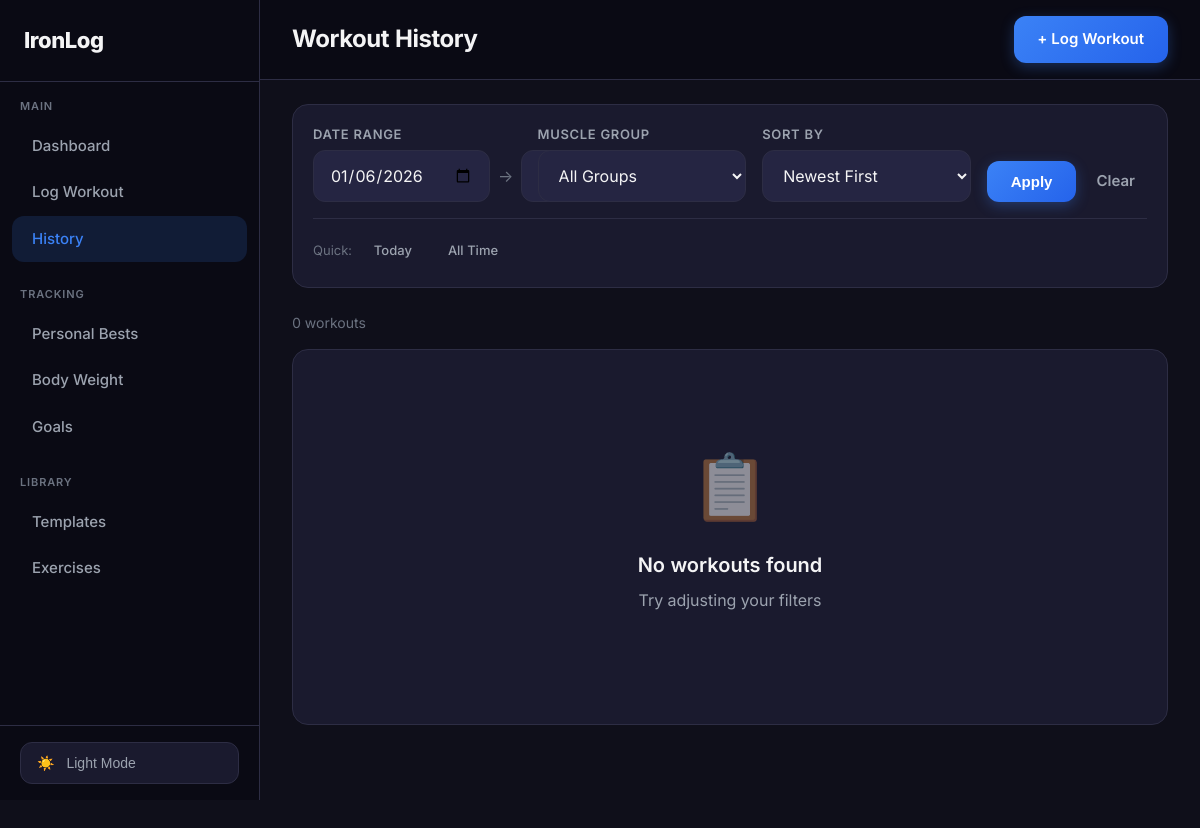
/history/?date_from=2026-01-06, run on an earlier commit of the app's database.
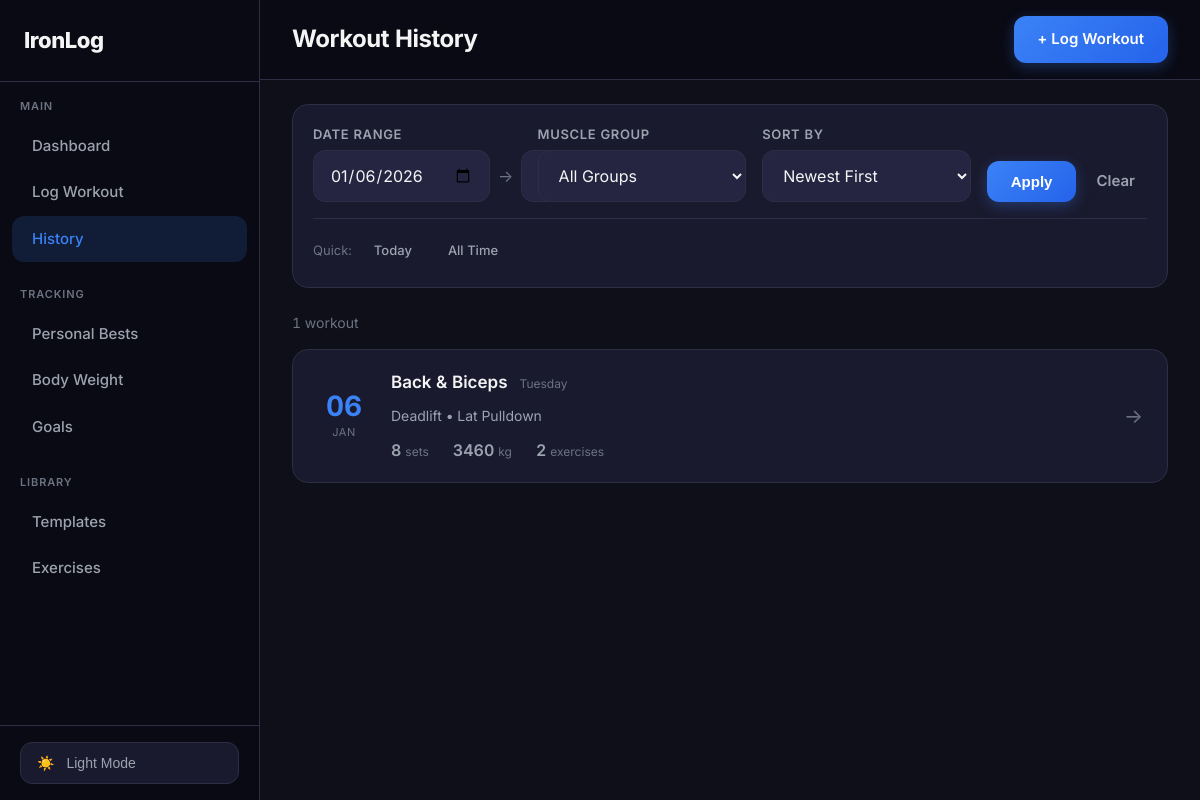
And on a later commit of the database.
### workouts/models.py (models this page shows, shortened)
class Workout(models.Model):
    date = models.DateField(default=timezone.now)
    muscle_groups = models.CharField(max_length=100, default='')
    notes = models.TextField(blank=True, default='')
    duration_minutes = models.PositiveIntegerField(null=True, blank=True)
    created_at = models.DateTimeField(auto_now_add=True)
    class Meta:
        ordering = ['-date', '-created_at']
    def get_muscle_groups_list(self):
        if not self.muscle_groups:
            return []
        return [mg.strip() for mg in self.muscle_groups.split(',') if mg.strip()]
    def get_muscle_groups_display(self):
        groups = self.get_muscle_groups_list()
        display_map = dict(Exercise.MUSCLE_GROUPS)
        return ' & '.join(display_map.get(g, g.title()) for g in groups)
    def get_total_sets(self):
        return self.sets.count()
    def get_total_volume(self):
        return sum(s.weight * s.reps for s in self.sets.all())
    def get_exercises_summary(self):
        exercises = {}
        for s in self.sets.select_related('exercise').all():
            if s.exercise.name not in exercises:
                exercises[s.exercise.name] = {'sets': [], 'exercise': s.exercise}
            exercises[s.exercise.name]['sets'].append(s)
        return exercises

class Exercise(models.Model):
    MUSCLE_GROUPS = [
        ('chest', 'Chest'),
        ('back', 'Back'),
        ('shoulders', 'Shoulders'),
        ('legs', 'Legs'),
        ('biceps', 'Biceps'),
        ('triceps', 'Triceps'),
        ('core', 'Core'),
        ('cardio', 'Cardio'),
        ('glutes', 'Glutes'),
        ('forearms', 'Forearms'),
        ('calves', 'Calves'),
        ('traps', 'Traps'),
    ]
    name = models.CharField(max_length=100)
    muscle_group = models.CharField(max_length=20, choices=MUSCLE_GROUPS)
    equipment = models.CharField(max_length=50, blank=True, default='')  # barbell, dumbbell, machine, etc.
    class Meta:
        ordering = ['muscle_group', 'name']
        unique_together = ['name', 'muscle_group']

class Set(models.Model):
    workout = models.ForeignKey(Workout, on_delete=models.CASCADE, related_name='sets')
    exercise = models.ForeignKey(Exercise, on_delete=models.CASCADE, related_name='sets')
    set_number = models.PositiveIntegerField(default=1)
    weight = models.DecimalField(max_digits=6, decimal_places=2)
    reps = models.PositiveIntegerField()
    notes = models.CharField(max_length=200, blank=True, default='')
    created_at = models.DateTimeField(auto_now_add=True)
    class Meta:
        ordering = ['created_at']

### workouts/views.py (the view)
# urls.py: path('history/', views.HistoryView.as_view(), name='history'),
class HistoryView(View):
    def get(self, request):
        workouts = Workout.objects.prefetch_related('sets__exercise').all()
        date_from = request.GET.get('date_from')
        date_to = request.GET.get('date_to')
        muscle_filter = request.GET.get('muscle')
        min_sets = request.GET.get('min_sets')
        min_volume = request.GET.get('min_volume')
        sort_by = request.GET.get('sort', '-date')
        if date_from:
            workouts = workouts.filter(date__gte=date_from)
        if date_to:
            workouts = workouts.filter(date__lte=date_to)
        if muscle_filter:
            workouts = workouts.filter(muscle_groups__icontains=muscle_filter)
        workouts_list = list(workouts)
        if min_sets:
            workouts_list = [w for w in workouts_list if w.get_total_sets() >= int(min_sets)]
        if min_volume:
            workouts_list = [w for w in workouts_list if w.get_total_volume() >= int(min_volume)]
        if sort_by == 'sets':
            workouts_list.sort(key=lambda w: w.get_total_sets(), reverse=True)
        elif sort_by == 'volume':
            workouts_list.sort(key=lambda w: w.get_total_volume(), reverse=True)
        elif sort_by == 'date':
            workouts_list.sort(key=lambda w: w.date)
        context = {
            'workouts': workouts_list,
            'muscle_groups': Exercise.MUSCLE_GROUPS,
            'filters': {
                'date_from': date_from,
                'date_to': date_to,
                'muscle': muscle_filter,
                'min_sets': min_sets,
                'min_volume': min_volume,
                'sort': sort_by,
            }
        }
        return render(request, 'workouts/history.html', context)

### templates/workouts/history.html (shortened to what the changed rows need)
{% extends 'base.html' %}
{% block page_title %}Workout History{% endblock %}
{% block content %}
<div class="results-header">
    <span class="results-count">{{ workouts|length }} workout{% if workouts|length != 1 %}s{% endif %}</span>
</div>
{% if workouts %}
<div class="workout-timeline">
    {% for workout in workouts %}
    <a href="{% url 'workout_detail' workout.id %}" class="timeline-card">
        <div class="timeline-date">
            <div class="timeline-date-day">{{ workout.date|date:"d" }}</div>
            <div class="timeline-date-month">{{ workout.date|date:"M" }}</div>
        </div>
        <div class="timeline-content">
            <div class="timeline-header">
                <span class="timeline-title">{{ workout.get_muscle_groups_display }}</span>
                <span class="timeline-day">{{ workout.date|date:"l" }}</span>
            </div>
            <div class="timeline-exercises">
                {% for name, data in workout.get_exercises_summary.items %}
                {{ name }}{% if not forloop.last %} • {% endif %}
                {% empty %}
                No exercises logged
                {% endfor %}
            </div>
            <div class="timeline-stats">
                <div class="timeline-stat">
                    <span class="timeline-stat-value">{{ workout.get_total_sets }}</span>
                    <span class="timeline-stat-label">sets</span>
                </div>
                <div class="timeline-stat">
                    <span class="timeline-stat-value">{{ workout.get_total_volume|floatformat:0 }}</span>
                    <span class="timeline-stat-label">kg</span>
                </div>
                {% if workout.get_exercises_summary|length > 0 %}
                <div class="timeline-stat">
                    <span class="timeline-stat-value">{{ workout.get_exercises_summary|length }}</span>
                    <span class="timeline-stat-label">exercises</span>
                </div>
                {% endif %}
            </div>
        </div>
        <div class="timeline-arrow">→</div>
    </a>
    {% endfor %}
</div>
{% else %}
<div class="card">
    <div class="empty-state">
        <div class="empty-state-icon">📋</div>
        <h3>No workouts found</h3>
        <p>{% if filters.date_from or filters.date_to or filters.muscle %}Try adjusting your filters{% else %}Start your fitness journey today!{% endif %}</p>
    </div>
</div>
{% endif %}
{% endblock %}

What changed in the data, as far as the page shows it:
now on this page (row edited): Workout: date "06", date "JAN", muscle_groups "Back & Biceps", date "Tuesday", get_total_sets "8", get_total_volume "3460", get_exercises_summary|length "2"
now on this page (row unchanged): Exercise: name "Deadlift"
now on this page (row unchanged): Exercise: name "Lat Pulldown"
Also different on the page:
{{ workouts|length }}: "0" → "1"
text no longer shown: "s 📋 No workouts found Try adjusting your filters"
